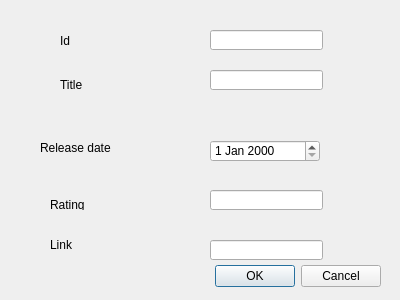
<?xml version="1.0" encoding="UTF-8"?>
<ui version="4.0">
 <class>Dialog</class>
 <widget class="QDialog" name="Dialog">
  <property name="geometry">
   <rect>
    <x>0</x>
    <y>0</y>
    <width>400</width>
    <height>300</height>
   </rect>
  </property>
  <property name="windowTitle">
   <string>Dialog</string>
  </property>
  <widget class="QLabel" name="label">
   <property name="geometry">
    <rect>
     <x>60</x>
     <y>30</y>
     <width>41</width>
     <height>21</height>
    </rect>
   </property>
   <property name="text">
    <string>Id</string>
   </property>
  </widget>
  <widget class="QLineEdit" name="idInput">
   <property name="geometry">
    <rect>
     <x>210</x>
     <y>30</y>
     <width>113</width>
     <height>20</height>
    </rect>
   </property>
  </widget>
  <widget class="QLabel" name="label_2">
   <property name="geometry">
    <rect>
     <x>60</x>
     <y>80</y>
     <width>35</width>
     <height>10</height>
    </rect>
   </property>
   <property name="text">
    <string>Title</string>
   </property>
  </widget>
  <widget class="QLineEdit" name="titleInput">
   <property name="geometry">
    <rect>
     <x>210</x>
     <y>70</y>
     <width>113</width>
     <height>20</height>
    </rect>
   </property>
  </widget>
  <widget class="QLabel" name="label_3">
   <property name="geometry">
    <rect>
     <x>40</x>
     <y>140</y>
     <width>81</width>
     <height>16</height>
    </rect>
   </property>
   <property name="text">
    <string>Release date</string>
   </property>
  </widget>
  <widget class="QDateEdit" name="dateInput">
   <property name="geometry">
    <rect>
     <x>210</x>
     <y>140</y>
     <width>110</width>
     <height>22</height>
    </rect>
   </property>
  </widget>
  <widget class="QLabel" name="label_4">
   <property name="geometry">
    <rect>
     <x>50</x>
     <y>200</y>
     <width>35</width>
     <height>10</height>
    </rect>
   </property>
   <property name="text">
    <string>Rating</string>
   </property>
  </widget>
  <widget class="QLineEdit" name="ratingInput">
   <property name="geometry">
    <rect>
     <x>210</x>
     <y>190</y>
     <width>113</width>
     <height>20</height>
    </rect>
   </property>
  </widget>
  <widget class="QLabel" name="label_5">
   <property name="geometry">
    <rect>
     <x>50</x>
     <y>240</y>
     <width>35</width>
     <height>10</height>
    </rect>
   </property>
   <property name="text">
    <string>Link</string>
   </property>
  </widget>
  <widget class="QLineEdit" name="linkInput">
   <property name="geometry">
    <rect>
     <x>210</x>
     <y>240</y>
     <width>113</width>
     <height>20</height>
    </rect>
   </property>
  </widget>
  <widget class="QDialogButtonBox" name="buttonBox">
   <property name="geometry">
    <rect>
     <x>40</x>
     <y>260</y>
     <width>341</width>
     <height>32</height>
    </rect>
   </property>
   <property name="orientation">
    <enum>Qt::Horizontal</enum>
   </property>
   <property name="standardButtons">
    <set>QDialogButtonBox::Cancel|QDialogButtonBox::Ok</set>
   </property>
  </widget>
 </widget>
 <resources/>
 <connections/>
</ui>
